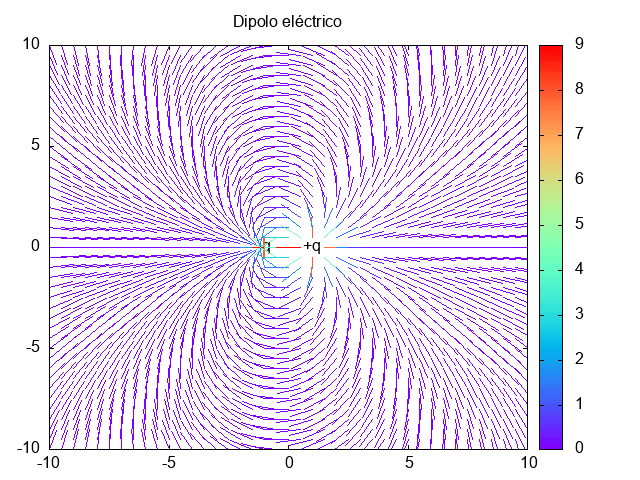

This figure's gnuplot source:
set terminal png
set output 'grafica.png'
set title "Dipolo eléctrico"

set key autotitle columnhead
set datafile separator ","

set yrange[-10:10]
set xrange[-10:10]
set label "-q" at -1,0 center
set label "+q" at  1,0 center
set palette rgb 33,13,10

plot "./build/data.csv" using 1:2:($3/$5):($4/$5):5 with vectors head size 0.08,20,60 lc palette notitle

set terminal wxt persist
set output
replot